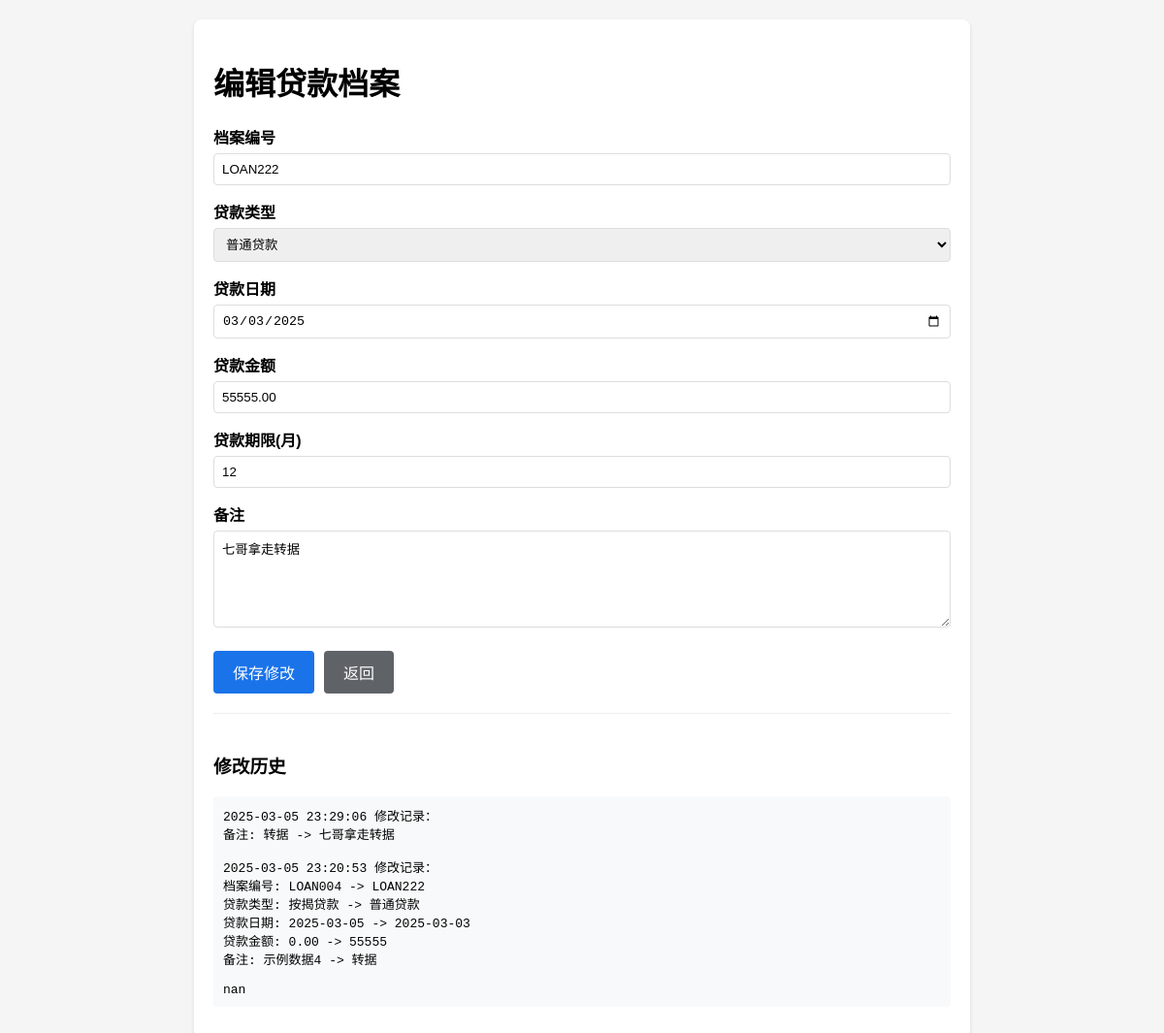
Before: /loans/edit/4/ (signed in) with the older database file.
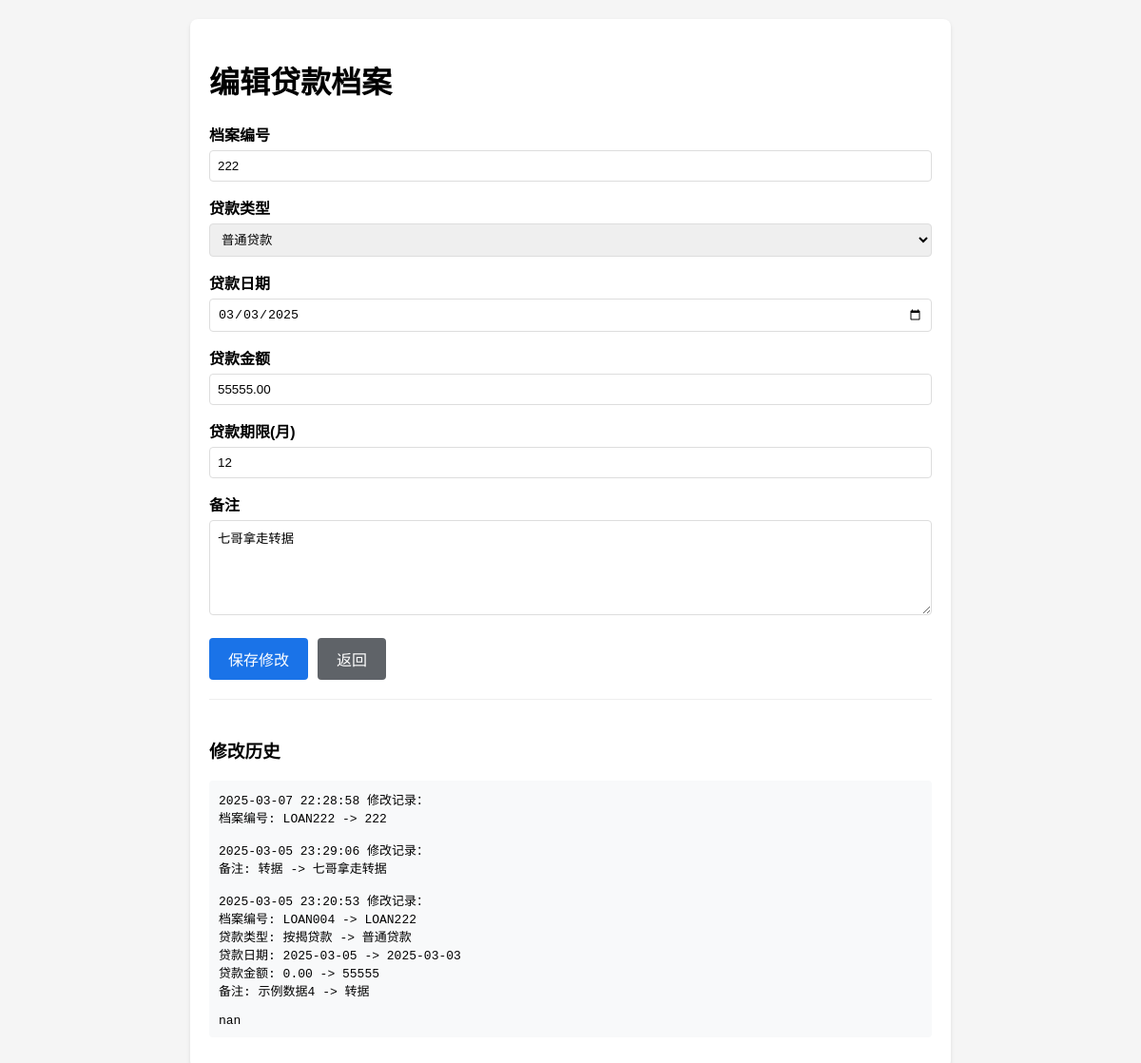
After: the same page with the newer database file.
### loans/models.py (models this page shows, shortened)
class LoanRecord(models.Model):
    LOAN_TYPES = [
        ('convenience', '便民卡'),
        ('normal', '普通贷款'),
        ('rural', '惠农e贷'),
        ('mortgage', '按揭贷款')
    ]
    STATUS_CHOICES = [
        ('pending', '待处理'),
        ('approved', '已批准'),
        ('rejected', '已拒绝'),
        ('completed', '已完成')
    ]
    loan_type = models.CharField(max_length=20, choices=LOAN_TYPES, verbose_name='贷款类型')
    loan_number = models.CharField(max_length=50, unique=True, verbose_name='贷款档案编号')
    customer_name = models.CharField(max_length=100, verbose_name='客户姓名')
    id_number = models.CharField(max_length=18, verbose_name='身份证号', default='000000000000000000')
    year = models.IntegerField(verbose_name='年份', default=get_current_year)
    loan_amount = models.DecimalField(max_digits=12, decimal_places=2, verbose_name='贷款金额')
    loan_date = models.DateField(verbose_name='贷款日期')
    loan_term = models.IntegerField(verbose_name='贷款期限(月)')
    status = models.CharField(max_length=20, choices=STATUS_CHOICES, default='pending', verbose_name='状态')
    notes = models.TextField(blank=True, null=True, verbose_name='备注')
    change_history = models.TextField(blank=True, null=True, verbose_name='溯源记录')
    created_at = models.DateTimeField(auto_now_add=True, verbose_name='创建时间')
    updated_at = models.DateTimeField(auto_now=True, verbose_name='更新时间')
    class Meta:
        verbose_name = '贷款档案'
        verbose_name_plural = '贷款档案'
        ordering = ['-created_at']

### loans/views.py (the view, shortened to what this page needs)
# urls.py: path('edit/<int:record_id>/', views.edit_record, name='edit_record'),
@login_required
def edit_record(request, record_id):
    record = get_object_or_404(LoanRecord, id=record_id)
    context = {
        'record': record,
        'loan_types': [{'code': code, 'name': name} for code, name in LoanRecord.LOAN_TYPES]
    }
    return render(request, 'loans/edit_record.html', context)

### loans/templates/loans/edit_record.html (shortened to what this page needs)
<!DOCTYPE html>
<html lang="zh-hans">
<head>
</head>
<body>
    <div class="container">
        <h1>编辑贷款档案</h1>
        <form method="post">
            <div class="form-group">
                <label for="loan_number">档案编号</label>
                <input type="text" id="loan_number" name="loan_number" value="{{ record.loan_number }}" required>
            </div>
            <div class="form-group">
                <label for="loan_type">贷款类型</label>
                <select id="loan_type" name="loan_type" required>
                    {% for type in loan_types %}
                        <option value="{{ type.code }}" {% if record.loan_type == type.code %}selected{% endif %}>
                            {{ type.name }}
                        </option>
                    {% endfor %}
                </select>
            </div>
            <div class="form-group">
                <label for="loan_date">贷款日期</label>
                <input type="date" id="loan_date" name="loan_date" value="{{ record.loan_date|date:'Y-m-d' }}" required>
            </div>
            <div class="form-group">
                <label for="loan_amount">贷款金额</label>
                <input type="number" id="loan_amount" name="loan_amount" value="{{ record.loan_amount }}" step="0.01" required>
            </div>
            <div class="form-group">
                <label for="loan_term">贷款期限(月)</label>
                <input type="number" id="loan_term" name="loan_term" value="{{ record.loan_term }}" required>
            </div>
            <div class="form-group">
                <label for="notes">备注</label>
                <textarea id="notes" name="notes">{{ record.notes }}</textarea>
            </div>
            <div class="button-group">
                <button type="submit" class="button">保存修改</button>
                <a href="{% url 'loans:manage' %}" class="button secondary">返回</a>
            </div>
        </form>
        {% if record.change_history %}
        <div class="history-section">
            <h3>修改历史</h3>
            <pre>{{ record.change_history }}</pre>
        </div>
        {% endif %}
    </div>
</body>
</html>

Changed rows visible on the page:
changed LoanRecord "普通贷款": loan_number "LOAN222" → "222"; change_history "2025-03-05 23:29:06 修改记录： 备注:…" → "2025-03-07 22:28:58 修改记录： 档案编号: LOAN222 -> 222 2025-03-05 23:29:06 修改记录： 备注:…"
